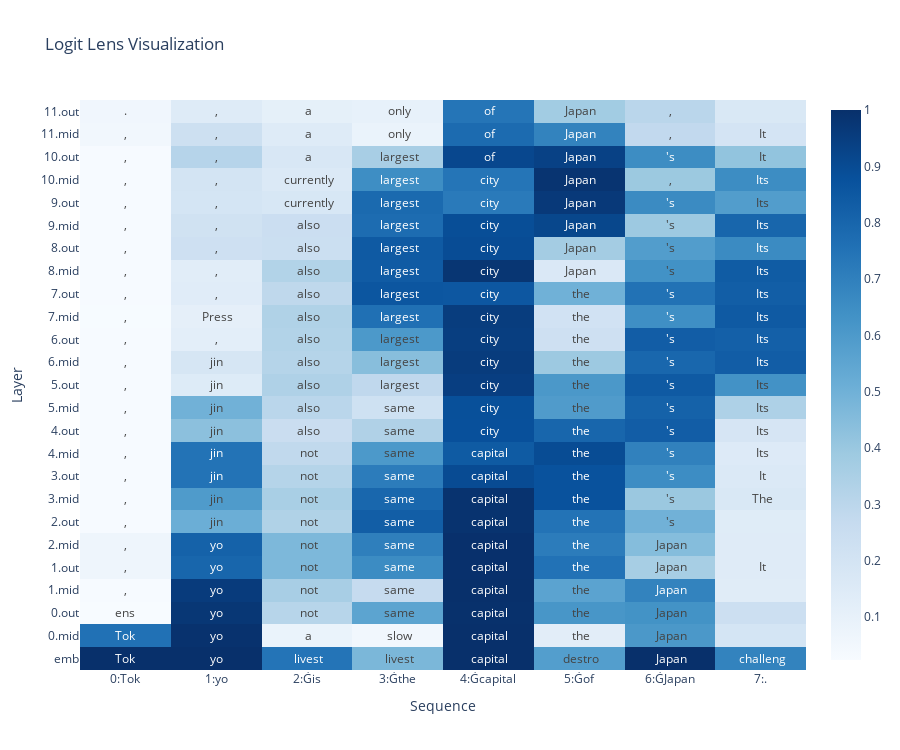

This figure's notebook cell:
### Code cell
probs, indices, y_labels = prepare_data_for_logit_lens_with_mid_layer(
    logit_lens_prob_topk=logit_lens_result,
    logit_lens_prob_topk_mid_layer=logit_lens_result_mid_layer,
)


visualize_logit_lens(
    probs=probs,
    inputs=[f"{i}:{token}" for i, token in enumerate(tokenizer.tokenize(prompt))],
    decoded=[
        [[tokenizer.decode(k) for k in position] for position in layer]
        for layer in indices
    ],
    y_labels=y_labels,
)

### Figure 1 — Plotly figure (JSON) as saved in the notebook; plotly's stock layout.template omitted (floating-point values rounded to 4 significant figures; data arrays with more than 128 entries replaced by an {"elided": "..."} marker saying what was removed)
{"data": [{"colorscale": [[0, "rgb(247,251,255)"], [0.125, "rgb(222,235,247)"], [0.25, "rgb(198,219,239)"], [0.375, "rgb(158,202,225)"], [0.5, "rgb(107,174,214)"], [0.625, "rgb(66,146,198)"], [0.75, "rgb(33,113,181)"], [0.875, "rgb(8,81,156)"], [1, "rgb(8,48,107)"]], "hovertemplate": "<b>Input:</b> %{x}<br><b>Layer:</b> %{y}<br><br>%{hovertext}", "hovertext": {"elided": "25x8 str values"}, "name": "", "text": {"elided": "25x8 str values"}, "texttemplate": "%{text}", "type": "heatmap", "x": ["0:Tok", "1:yo", "2:Ġis", "3:Ġthe", "4:Ġcapital", "5:Ġof", "6:ĠJapan", "7:."], "y": ["emb", "0.mid", "0.out", "1.mid", "1.out", "2.mid", "2.out", "3.mid", "3.out", "4.mid", "4.out", "5.mid", "5.out", "6.mid", "6.out", "7.mid", "7.out", "8.mid", "8.out", "9.mid", "9.out", "10.mid", "10.out", "11.mid", "11.out"], "z": {"elided": "25x8 float values"}}], "layout": {"height": 750, "showlegend": false, "title": {"text": "Logit Lens Visualization"}, "xaxis": {"title": {"text": "Sequence"}}, "yaxis": {"title": {"text": "Layer"}}}}
